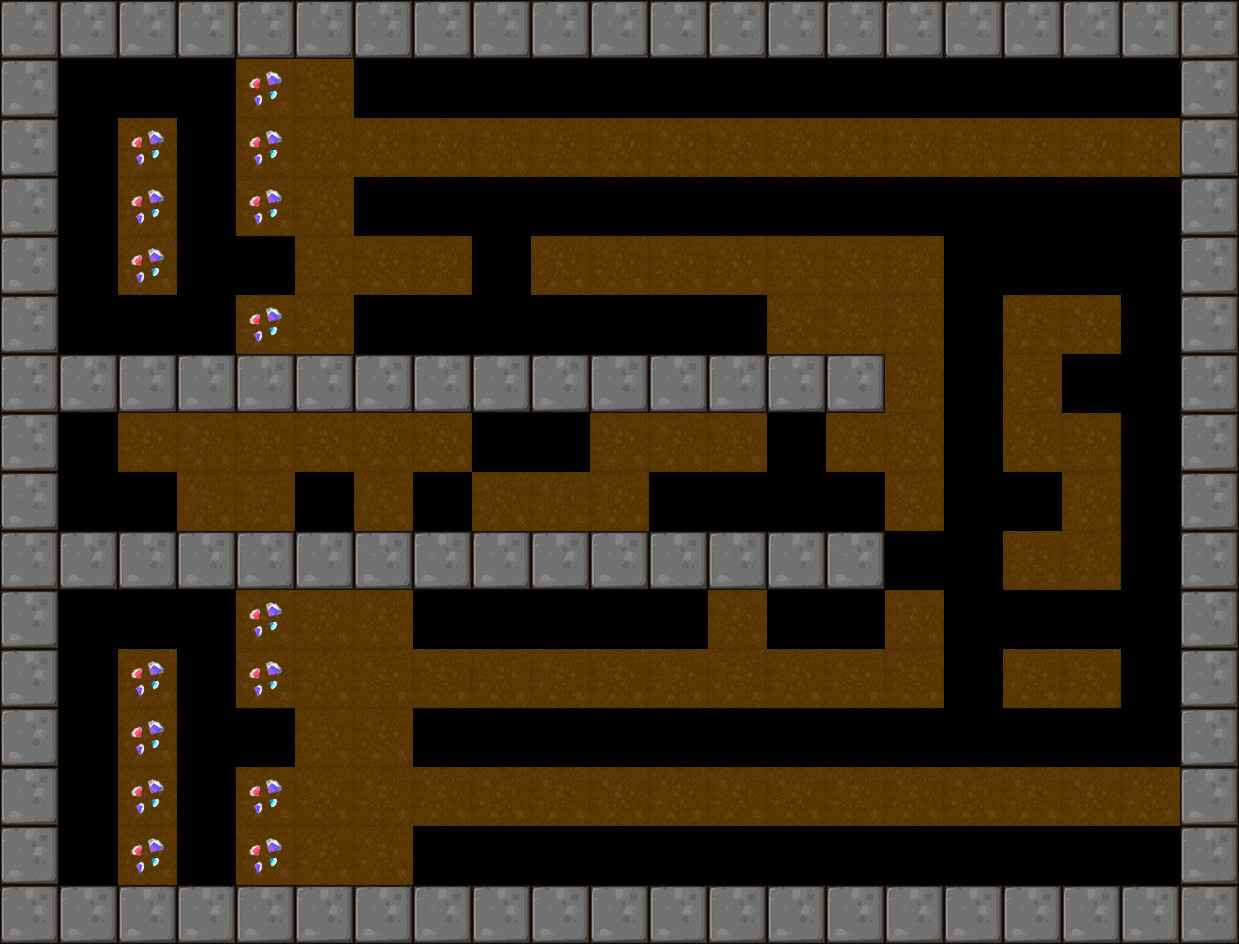

This game map was drawn from its Tiled (.tmx) file and the tilesets committed beside it. A one-line description and the trimmed map source follow:
An orthogonal 21x16 tile map with 59x59 px tiles, 1 tile layer (BackGround) and 6 objects (3x Roller, 2x Hammer, Player).

<map version="1.0" orientation="orthogonal" renderorder="right-down" width="21" height="16" tilewidth="59" tileheight="59">
 <tileset firstgid="1" name="itemmap" tilewidth="59" tileheight="59">
  <image source="tileset2.png" trans="ff00ff" width="354" height="354" />
 </tileset>
 <layer name="BackGround" width="21" height="16">
  <data>[336 cells, 277 non-empty, 6 distinct tile ids]</data>
 </layer>
 <objectgroup name="RobotCharacter">
  <object name="Player" x="131.553" y="473.847" width="40" height="40" />
 </objectgroup>
 <objectgroup name="EnemyCharacter">
  <object name="Hammer" type="Hammer" x="910" y="70" width="40" height="40" />
  <object name="Hammer" type="Hammer" x="952.728" y="828.922" width="40" height="40" />
  <object name="Roller" type="Roller" x="780.233" y="722.048" width="40" height="40" />
  <object name="Roller" type="Roller" x="658.905" y="187.311" width="40" height="40" />
  <object name="Roller" type="Roller" x="950.09" y="185.729" width="40" height="40" />
 </objectgroup>
</map>
